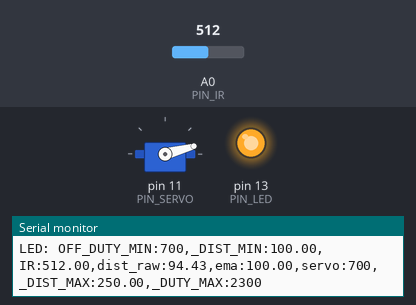
Simulated run of this sketch. Board: Arduino Uno, built with avr-gcc and run on an emulated ATmega328P. On the bench: servo, output pins drawn as LEDs (lit = HIGH), the last lines printed to the serial monitor. The inputs (shaded band) are chosen by the test bench; at power-on: A0 (PIN_IR) = 512.

Above: at 1.2 s.
1.3 s: A0 (PIN_IR) set to 476
At 2.2 s:
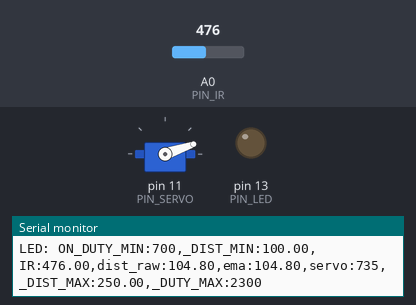
2.9 s: A0 (PIN_IR) set to 306
At 4.3 s:
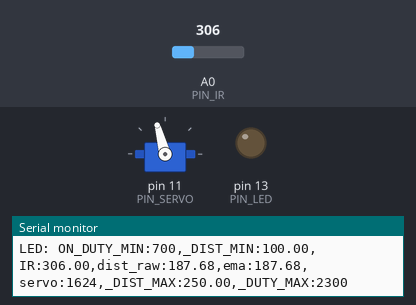
4.6 s: A0 (PIN_IR) set to 240
At 5.7 s:
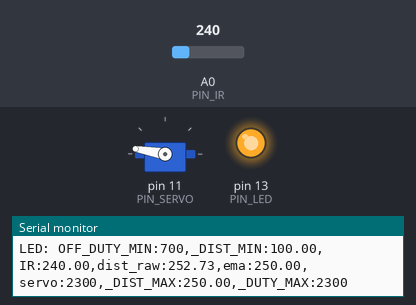
6.2 s: A0 (PIN_IR) set to 243
At 7.1 s:
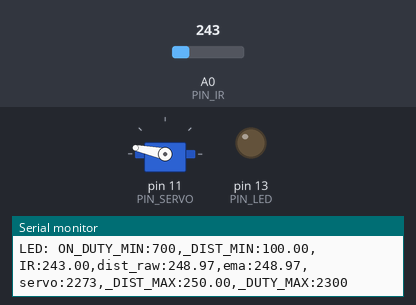
7.9 s: A0 (PIN_IR) set to 260
At 8.9 s:
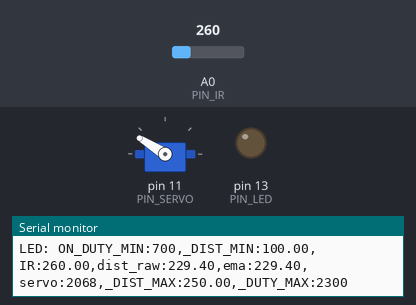
9.5 s: A0 (PIN_IR) set to 122
At 10.8 s:
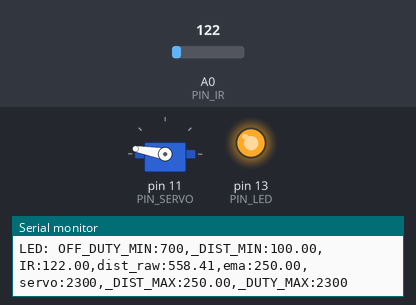
Timing chart, 0 to 12.0 s (numbered marks = the images above; inputs shaded):
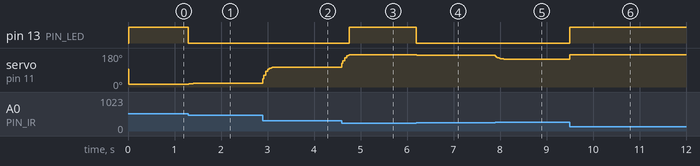

Measured:
- the behaviour switches between 493 and 492 on A0 (PIN_IR) (found by bisection; images 0 and 1)
- the behaviour switches between 242 and 243 on A0 (PIN_IR) (found by bisection; images 3 and 4)
- after the input at 1.3 s, pin 13 (PIN_LED): HIGH → LOW at once; servo on pin 11 (PIN_SERVO): 15° → 18° at once, → 19° 0.10 s later
- after the input at 2.9 s, servo on pin 11 (PIN_SERVO): 19° → 105° at once
- after the input at 4.6 s, pin 13 (PIN_LED): LOW → HIGH after 0.16 s; servo on pin 11 (PIN_SERVO): 105° → 170° at once
- after the input at 6.2 s, pin 13 (PIN_LED): HIGH → LOW at once; servo on pin 11 (PIN_SERVO): 170° → 169° at once, → 168° 0.20 s later
- after the input at 7.9 s, servo on pin 11 (PIN_SERVO): 168° → 150° at once, → 148° 0.18 s later
- after the input at 9.5 s, pin 13 (PIN_LED): LOW → HIGH at once; servo on pin 11 (PIN_SERVO): 148° → 170° at once

The sketch:

17_example_3.ino
```cpp
#include <Servo.h>

// Arduino pin assignment

#define PIN_IR    A0         // IR sensor at Pin A0
#define PIN_LED   13
#define PIN_SERVO 11

#define _DUTY_MIN 700  // servo full clock-wise position (0 degree)
#define _DUTY_NEU 1500  // servo neutral position (90 degree)
#define _DUTY_MAX 2300  // servo full counter-clockwise position (180 degree)

#define _DIST_MIN  100.0   // minimum distance 100mm
#define _DIST_MAX  250.0   // maximum distance 250mm

#define EMA_ALPHA  0.3      // for EMA Filter

#define LOOP_INTERVAL 20   // Loop Interval (unit: msec)

Servo myservo;
unsigned long last_loop_time;   // unit: msec

float dist_prev = _DIST_MIN;
float dist_ema = _DIST_MIN;

void setup()
{
  pinMode(PIN_LED, OUTPUT);

  myservo.attach(PIN_SERVO);
  myservo.writeMicroseconds(_DUTY_NEU);

  Serial.begin(1000000);    // 1,000,000 bps
}
long myMap(long x, long in_min, long in_max, long out_min, long out_max) {
  return (x-in_min) * (out_max-out_min)/ (in_max - in_min ) + out_min;
}
void loop()
{
  unsigned long time_curr = millis();
  int duty;
  float a_value, dist_raw;

  // wait until next event time
  if (time_curr < (last_loop_time + LOOP_INTERVAL))
    return;
  last_loop_time += LOOP_INTERVAL;

  a_value = analogRead(PIN_IR);
  dist_raw = ((6762.0 / (a_value - 9.0)) - 4.0) * 10.0;


  dist_ema = EMA_ALPHA * dist_raw + ( 1 - EMA_ALPHA ) * dist_ema;// Put EMA filter code here

  // and turn on LED if the distance is in the range
  if (dist_ema >= _DIST_MIN && dist_ema <= _DIST_MAX ){
    digitalWrite(PIN_LED, LOW);
    Serial.print("LED: ON");
  } else {
    digitalWrite(PIN_LED, HIGH);
    Serial.print("LED: OFF");
  }

   if (dist_ema < _DIST_MIN) dist_ema = _DIST_MIN;
   else if (dist_ema > _DIST_MAX)dist_ema = _DIST_MAX;

   float servo_deg = 0;
  if (dist_ema <= _DIST_MIN){
    servo_deg = 0;
  } else if (dist_ema >= _DIST_MAX){
    servo_deg = 180;
  } else {
    servo_deg = myMap(dist_ema, _DIST_MIN, _DIST_MAX, 0, 180);
  }
 // Put range Filter code here (_DIST_MIN ~ _DIST_MAX)


  //duty = map(dist_ema, _DIST_MIN, _DIST_MAX, _DUTY_MIN, _DUTY_MAX);
  duty = myMap( (int)servo_deg, 0, 180, _DUTY_MIN, _DUTY_MAX);// Put map() equivalent code here

  myservo.writeMicroseconds(duty);

  Serial.print("_DUTY_MIN:");  Serial.print(_DUTY_MIN);
  Serial.print(",_DIST_MIN:");  Serial.print(_DIST_MIN);
  Serial.print(",IR:");        Serial.print(a_value);
  Serial.print(",dist_raw:");  Serial.print(dist_raw);
  Serial.print(",ema:");       Serial.print(dist_ema);
  Serial.print(",servo:");     Serial.print(duty);
  Serial.print(",_DIST_MAX:"); Serial.print(_DIST_MAX);
  Serial.print(",_DUTY_MAX:"); Serial.print(_DUTY_MAX);
  Serial.println("");
}
```
